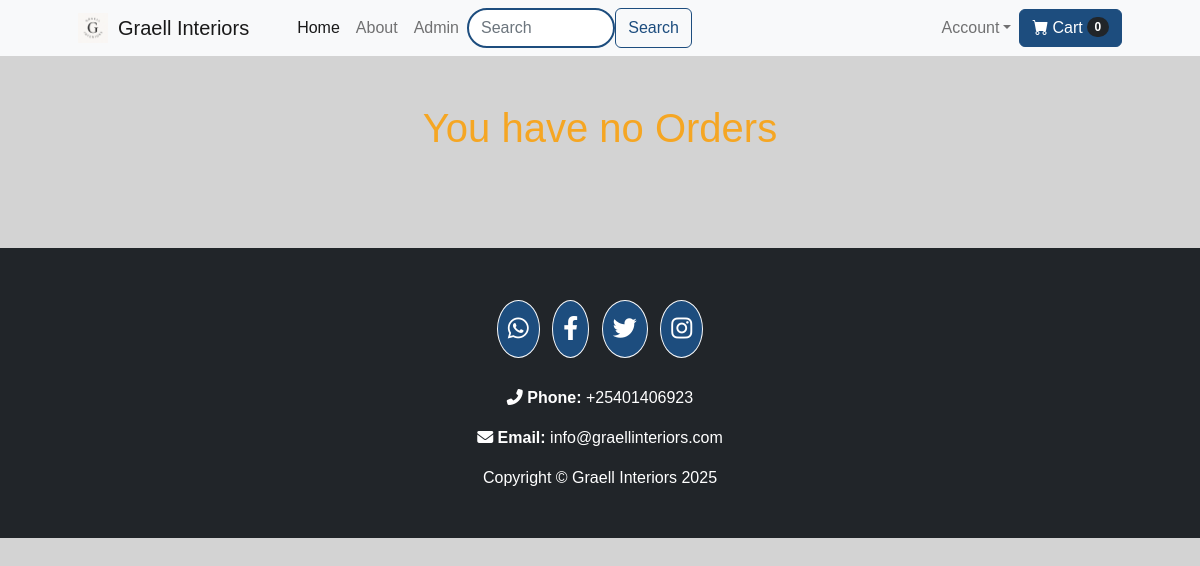
The app's page /orders (signed in), older data.
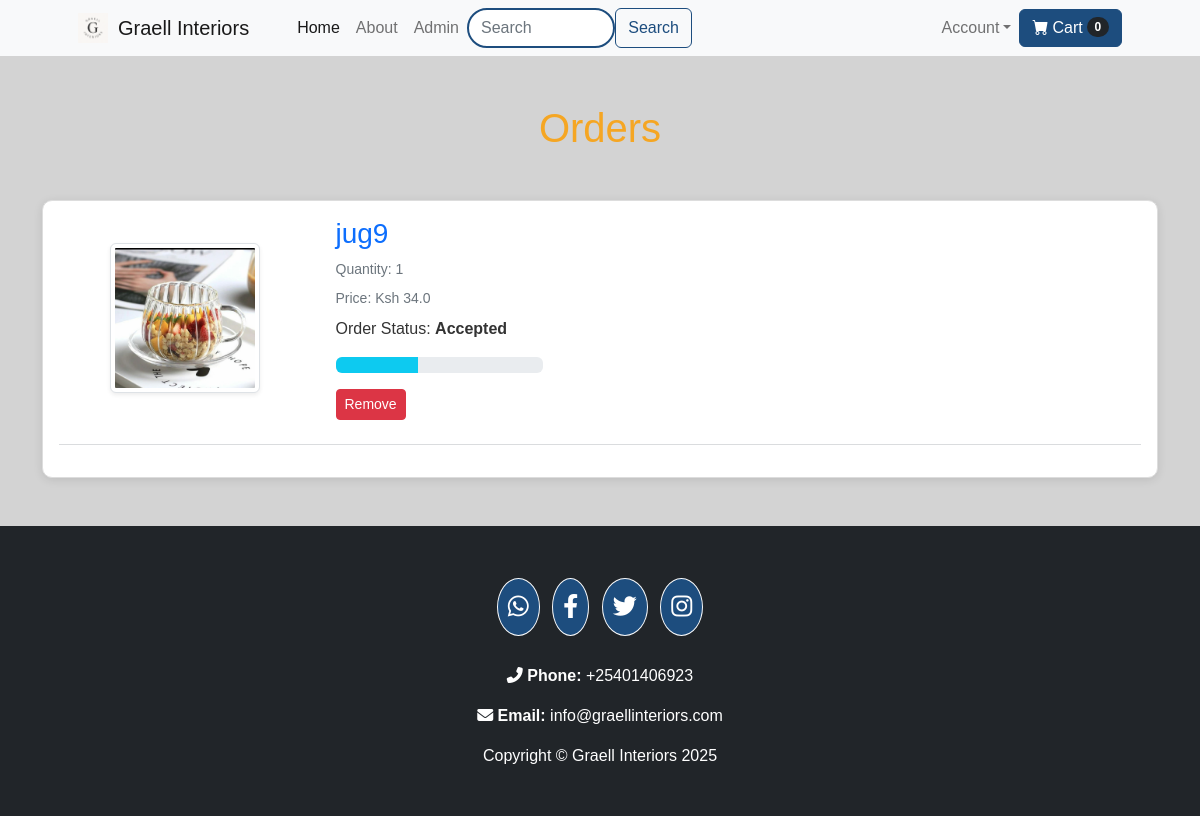
The same page, newer data.
### website/models.py (models this page shows, shortened)
class Order(db.Model):
    id = db.Column(db.Integer, primary_key=True)
    quantity = db.Column(db.Integer, nullable=False)
    price = db.Column(db.Float, nullable=False)
    status = db.Column(db.String(100), nullable=False)
    payment_id = db.Column(db.String(1000), nullable=False)
    customer_link = db.Column(db.Integer, db.ForeignKey('customer.id'), nullable=False)
    product_link = db.Column(db.Integer, db.ForeignKey('product.id'), nullable=False)

class Product(db.Model):
    id = db.Column(db.Integer, primary_key=True)
    product_name = db.Column(db.String(100), nullable=False)
    current_price = db.Column(db.Float, nullable=False)
    previous_price = db.Column(db.Float, nullable=False)
    in_stock = db.Column(db.Integer, nullable=False)
    product_picture = db.Column(db.String(1000), nullable=False)
    flash_sale = db.Column(db.Boolean, default=False)
    date_added = db.Column(db.DateTime, default=datetime.utcnow)
    category_id = db.Column(db.Integer, db.ForeignKey('category.id'), nullable=False)
    carts = db.relationship('Cart', backref=db.backref('product', lazy=True))
    orders = db.relationship('Order', backref=db.backref('product', lazy=True))

### website/views.py (the view)
@views.route('/orders')
@login_required
def order():
    orders = Order.query.filter_by(customer_link=current_user.id).all()
    return render_template('orders.html', orders=orders)

### website/templates/orders.html (shortened to what this page needs)
{% extends 'base.html' %}
{% block content %}
<div class="container my-5">
    <div class="row">
        {% if orders %}
        <h1 class="text-center mb-5" style="color: #f5a623;">Orders</h1>
        <div class="col-sm-13">
            <div class="card">
                <div class="card-body">
                    {% for item in orders %}
                    <div class="row mb-4">
                        <div class="col-sm-3 text-center align-self-center">
                            <img src="{{ item.product.product_picture }}" alt="Product Image" class="img-fluid img-thumbnail shadow-sm" height="150px" width="150px">
                        </div>
                        <div class="col-sm-7">
                            <h3 class="text-primary">{{ item.product.product_name }}</h3>
                            <p class="mb-2 text-muted small">Quantity: {{ item.quantity }}</p>
                            <p class="mb-2 text-muted small">Price: Ksh {{ item.price }}</p>
                            <div class="col-sm-4">
                                <p>Order Status: <strong>{{ item.status }}</strong></p>
                                {% if item.status == 'Pending' %}
                                <div class="progress">
                                    <div class="progress-bar" role="progressbar" style="width: 20%;"  aria-valuenow="20" aria-valuemin="0" aria-valuemax="100"></div>
                                </div>
                                {% elif item.status == 'Accepted' %}
                                <div class="progress">
                                    <div class="progress-bar bg-info" role="progressbar" style="width: 40%;"  aria-valuenow="40" aria-valuemin="0" aria-valuemax="100"></div>
                                </div>
                                {% elif item.status == 'Out for delivery' %}
                                <div class="progress">
                                    <div class="progress-bar bg-warning" role="progressbar" style="width: 70%;"  aria-valuenow="70" aria-valuemin="0" aria-valuemax="100"></div>
                                </div>
                                {% elif item.status == 'Delivered' %}
                                <div class="progress">
                                    <div class="progress-bar bg-success" role="progressbar" style="width: 100%;"  aria-valuenow="100" aria-valuemin="0" aria-valuemax="100"></div>
                                </div>
                                {% elif item.status == 'Canceled' %}
                                <div class="progress">
                                    <div class="progress-bar bg-danger" role="progressbar" style="width: 100%;"  aria-valuenow="100" aria-valuemin="0" aria-valuemax="100"></div>
                                </div>
                                {% endif %}
                            </div>
                            <div class="d-flex justify-content-between mt-3">
                                 <a href="{{ url_for('views.remove_order', order_id=item.id) }}" class="btn btn-sm btn-danger">Remove</a>
                            </div>
                        </div>
                    </div>
                    <hr class="text-muted">
                    {% endfor %}
                </div>
            </div>
        </div>
        {% else %}
        <h1 class="text-center mb-5" style="color: #f5a623;">You have no Orders</h1>
        {% endif %}
    </div>
</div>
{% endblock %}

### website/templates/base.html (shortened to what this page needs)
<!DOCTYPE html>
<html lang="en">
    <head>
        <link href="https://cdn.jsdelivr.net/npm/bootstrap-icons@1.5.0/font/bootstrap-icons.css" rel="stylesheet" />
        <link rel="stylesheet" href="https://cdnjs.cloudflare.com/ajax/libs/font-awesome/6.4.0/css/all.min.css">
        <link rel="stylesheet" href="{{ url_for('static', filename='css/styles.css') }}">
    </head>
    <body style="color: grey;">
        <nav class="navbar navbar-expand-lg navbar-light bg-light">
            <div class="container px-4 px-lg-5">
                  <a class="navbar-brand d-flex align-items-center" href="/">
            <img src="{{ url_for('static', filename='assets/logo.png') }}" alt="Logo" style="height: 30px; margin-right: 10px;">
            Graell Interiors
        </a>
                <div class="collapse navbar-collapse" id="navbarSupportedContent">
                   <ul class="navbar-nav me-auto mb-2 mb-lg-0 ms-lg-4">
                        <li class="nav-item"><a class="nav-link active" aria-current="page" href="/">Home</a></li>
                        <li class="nav-item"><a class="nav-link {% if request.path == '/about' %}active{% endif %}" href="/about">About</a></li>
                        {% if current_user.status == 'admin' %}
                            <li class="nav-item"><a class="nav-link" href="/admin-page">Admin</a></li>
                        {% endif %}
                  <li class="nav-item">
    <form class="d-flex" role="search" action="/search" style="margin-right: 170px;" method="POST">
        <div class="col-12 col-md-6">
            <input class="form-control" type="search" placeholder="Search" aria-label="Search" name="search">
        </div>
        <button class="btn btn-outline-light" type="submit">Search</button>
    </form>
</li>
                        <li class="nav-item dropdown">
                            <a class="nav-link dropdown-toggle" id="navbarDropdown" href="#" role="button" data-bs-toggle="dropdown" aria-expanded="false">Account</a>
                        </li>
                    </ul>
<a href="/cart" class="btn btn-primary d-flex align-items-center">
    <i class="bi-cart-fill me-1"></i>
    Cart
    <span class="badge bg-dark text-white ms-1 rounded-pill">
        {{ cart | length if cart | length > 0 else 0 }}
    </span>
</a>
                </div>
            </div>
        </nav>
        {% block content %}{% endblock %}
<footer class="py-5 bg-dark">
    <div class="container">
        <div class="row justify-content-center">
            <div class="col-12 text-center">
                <a href="https://wa.me/0701406923" target="_blank" class="btn btn-outline-light btn-floating m-1" style="font-size: 1.5rem;">
                    <i class="fab fa-whatsapp"></i>
                </a>
                <a href="https://www.facebook.com/yourpage" target="_blank" class="btn btn-outline-light btn-floating m-1" style="font-size: 1.5rem;">
                    <i class="fab fa-facebook-f"></i>
                </a>
                <a href="https://twitter.com/yourprofile" target="_blank" class="btn btn-outline-light btn-floating m-1" style="font-size: 1.5rem;">
                    <i class="fab fa-twitter"></i>
                </a>
                <a href="https://www.instagram.com/yourprofile" target="_blank" class="btn btn-outline-light btn-floating m-1" style="font-size: 1.5rem;">
                    <i class="fab fa-instagram"></i>
                </a>
            </div>
            <div class="col-12 text-center mt-4">
                <p class="text-white">
                    <i class="fas fa-phone-alt"></i> <strong>Phone:</strong> <a href="tel:+25401406923" class="text-white">+25401406923</a>
                </p>
                <p class="text-white">
                    <i class="fas fa-envelope"></i> <strong>Email:</strong> <a href="mailto:info@graellinteriors.com" class="text-white">info@graellinteriors.com</a>
                </p>
            </div>
        </div>
        <p class="m-0 text-center text-white">Copyright &copy; Graell Interiors 2025</p>
    </div>
</footer>
    </body>
</html>

### website/templates/base.html (style rules this page uses)
.btn-primary { background-color: #1d4d7e; border-color: #1d4d7e; }
footer { background-color: #2c3e50; position: relative; bottom: 0; width: 100%; }
body, .form-label, .card-body { color: #333333; }
.card { border: 1px solid #ddd; border-radius: 10px; box-shadow: 0 2px 10px rgba(0, 0, 0, 0.1); transition: transform 0.3s ease; }
.card-body .text-muted { color: #6c757d; }
.card-body .text-primary { color: #1d4d7e; }
.navbar .form-control { border-radius: 25px; border: 2px solid #1d4d7e; }
.navbar .btn-outline-light { border-color: #1d4d7e; color: #1d4d7e; }
body { background-color: lightgrey; font-family: 'Ubuntu', sans-serif; }
.navbar .form-control { width: 100%; max-width: 400px; border-radius: 25px; border: 2px solid #1d4d7e; }
footer .btn { font-size: 1.8rem; border-radius: 50%; padding: 10px; background-color: #1d4d7e; color: white; transition: background-color 0.3s ease; }
footer .text-white a { text-decoration: none; color: white; transition: color 0.3s ease; }

Row changes from the older to the newer data that the page shows:
added Order: product.product_picture (picture), product.product_name "jug9", quantity "1", price "34.0", status "Accepted"
Text that changed along with them:
text no longer shown: "You have no Orders"
text now shown: "Orders"
